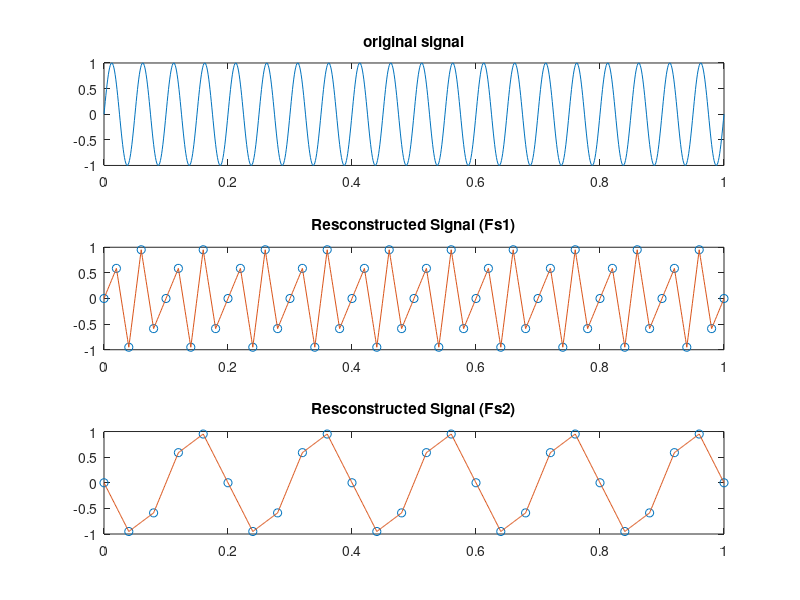

Write the MATLAB code that produced this figure.
% Aliasing and Reconstruction

% parameters 
Fs1 = 50; % Sampling frequency > 2*20 Hz
Fs2 = 25; % Sampling frequency < 2*20 Hz
t = 0:0.001:1;
f=20;
x=sin(2*pi*f*t);

t1= 0:1/Fs1:1;
t2= 0:1/Fs2:1;

x1= sin(2*pi*f*t1);
x2=sin(2*pi*f*t2);

x1_reconstructed = interp1(t1, x1, t,'linear');
x2_reconstructed = interp1(t2, x2,t, 'linear');

subplot(3,1,1);
plot(t,x);
title('original signal');
subplot(3,1,2);
plot(t1,x1, 'o', t,x1_reconstructed, '-');
title('Resconstructed Signal (Fs1)');
subplot(3,1,3)
plot(t2,x2, 'o', t,x2_reconstructed, '-');
title('Resconstructed Signal (Fs2)');
